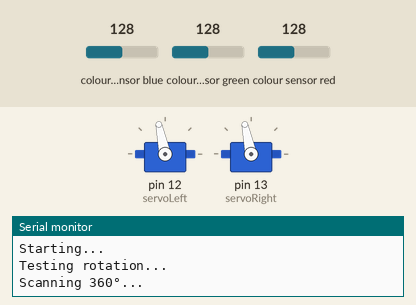
Simulated run of this sketch. Board: Arduino Uno, built with avr-gcc and run on an emulated ATmega328P. On the bench: 2 × servo, the last lines printed to the serial monitor. The inputs (shaded band) are chosen by the test bench; at power-on: colour sensor blue 128, colour sensor green 128, colour sensor red 128.

Above: at 7.05 s.
At 13.55 s:
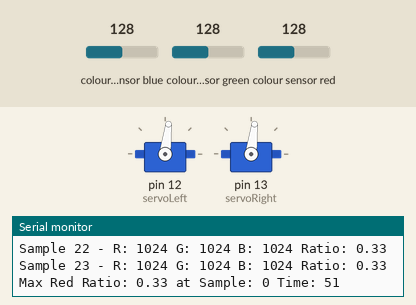
At 16.65 s:
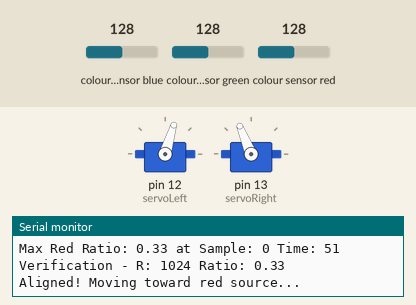
Timing chart, 0 to 22.2 s (numbered marks = the images above):
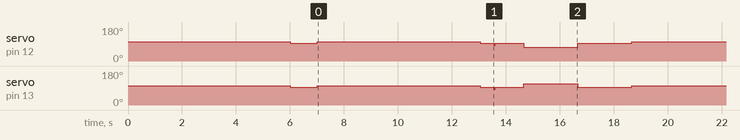

Measured:
- by itself, servo on pin 12 (servoLeft): repeats every 11.7 s: 102° 6.0 s, 93° 0.50 s, 83° 0.05 s, 93° 1.1 s, 73° 2.0 s, 93° 2.0 s
- by itself, servo on pin 13 (servoRight): repeats every 11.7 s: 102° 6.0 s, 93° 0.50 s, 83° 0.05 s, 93° 1.1 s, 112° 2.0 s, 93° 2.0 s

The sketch:

r2.ino
```cpp
#include <Servo.h>
#include <Wire.h>
#include <Adafruit_APDS9960.h>

Servo servoLeft;
Servo servoRight;
Adafruit_APDS9960 apds;

uint16_t r, g, b, c;
const float RED_RATIO_THRESHOLD = 0.3;
const int ROTATION_TIME = 6000;
const int SAMPLE_INTERVAL = 200;
const int MAX_SAMPLES = ROTATION_TIME / SAMPLE_INTERVAL;

float redRatios[MAX_SAMPLES];
unsigned long sampleTimes[MAX_SAMPLES];

void setup() {
  servoLeft.attach(12);
  servoRight.attach(13);
  Serial.begin(9600);
  Serial.println("Starting...");

  if (!apds.begin()) {
    Serial.println("APDS9960 failed to initialize!");
    while (1);
  }
  apds.enableColor(true);

  // Test rotation
  Serial.println("Testing rotation...");
  rotateInPlaceSlowly();
  delay(6000);
  stopMoving();
  delay(1000);
}

void loop() {
  Serial.println("Scanning 360°...");
  unsigned long startTime = millis();
  int sampleIndex = 0;

  rotateInPlaceSlowly();
  while (millis() - startTime < ROTATION_TIME && sampleIndex < MAX_SAMPLES) {
    if (apds.colorDataReady()) {
      apds.getColorData(&r, &g, &b, &c);
      float total = r + g + b;
      float redRatio = (total > 0) ? (float)r / total : 0;

      redRatios[sampleIndex] = redRatio;
      sampleTimes[sampleIndex] = millis() - startTime;

      Serial.print("Sample "); Serial.print(sampleIndex);
      Serial.print(" - R: "); Serial.print(r);
      Serial.print(" G: "); Serial.print(g);
      Serial.print(" B: "); Serial.print(b);
      Serial.print(" Ratio: "); Serial.println(redRatio);

      sampleIndex++;
      delay(SAMPLE_INTERVAL);
    }
  }
  stopMoving();
  delay(500);

  float maxRedRatio = 0;
  int maxIndex = -1;
  for (int i = 0; i < sampleIndex; i++) {
    if (redRatios[i] > maxRedRatio && redRatios[i] > RED_RATIO_THRESHOLD) {
      maxRedRatio = redRatios[i];
      maxIndex = i;
    }
  }

  if (maxIndex >= 0) {
    Serial.print("Max Red Ratio: "); Serial.print(maxRedRatio);
    Serial.print(" at Sample: "); Serial.print(maxIndex);
    Serial.print(" Time: "); Serial.println(sampleTimes[maxIndex]);

    rotateBackSlowly();  // Rotate opposite direction
    delay(sampleTimes[maxIndex]);
    stopMoving();
    delay(1000);

    while (!apds.colorDataReady()) {
      delay(50);
    }
    apds.getColorData(&r, &g, &b, &c);
    float total = r + g + b;
    float verifyRatio = (total > 0) ? (float)r / total : 0;
    Serial.print("Verification - R: "); Serial.print(r);
    Serial.print(" Ratio: "); Serial.println(verifyRatio);

    if (verifyRatio > RED_RATIO_THRESHOLD) {
      Serial.println("Aligned! Moving toward red source...");
      moveForward();
      delay(2000);
      stopMoving();
    } else {
      Serial.println("Alignment failed. Retrying...");
    }
  } else {
    Serial.println("No significant red detected.");
  }

  delay(2000);
}

void rotateInPlaceSlowly() {
  servoLeft.writeMicroseconds(1600);  // Counterclockwise
  servoRight.writeMicroseconds(1600);
}

void rotateBackSlowly() {
  servoLeft.writeMicroseconds(1400);  // Clockwise (adjust as needed)
  servoRight.writeMicroseconds(1400);
}

void moveForward() {
  servoLeft.writeMicroseconds(1300);
  servoRight.writeMicroseconds(1700);
}

void stopMoving() {
  servoLeft.writeMicroseconds(1500);
  servoRight.writeMicroseconds(1500);
}
```
